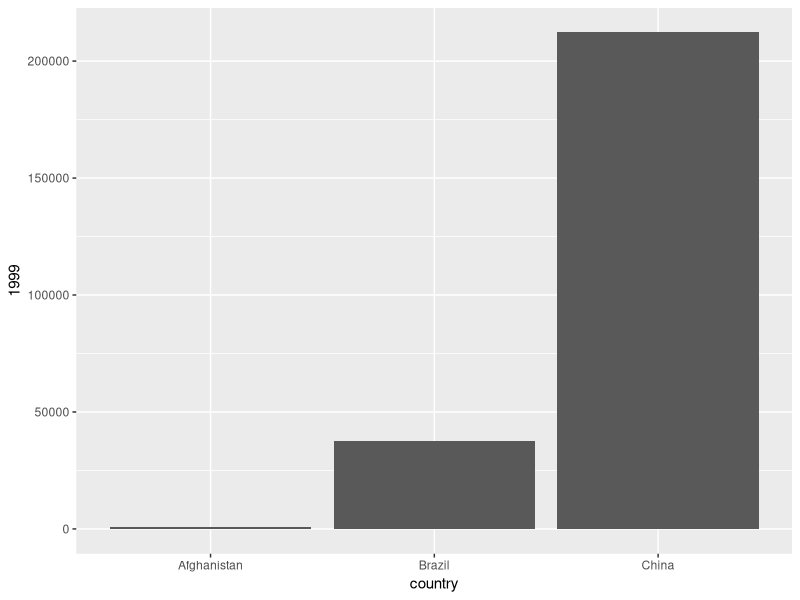
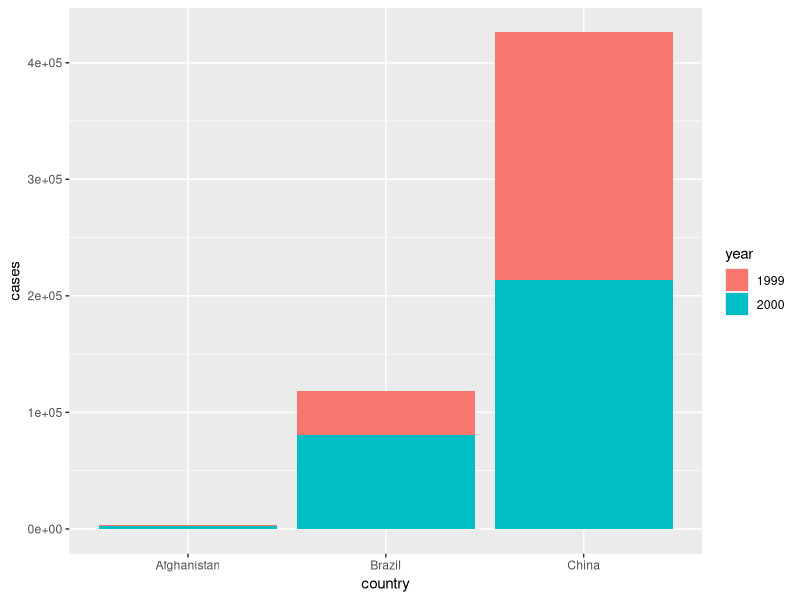
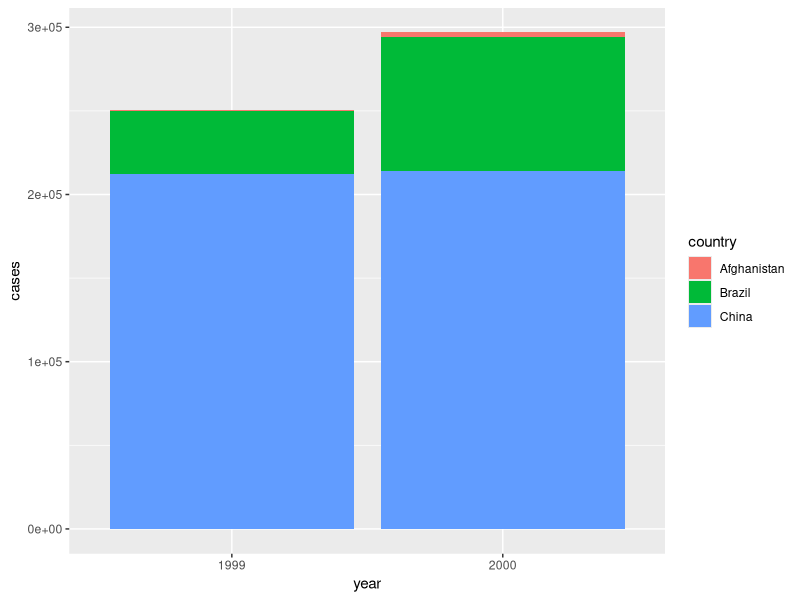
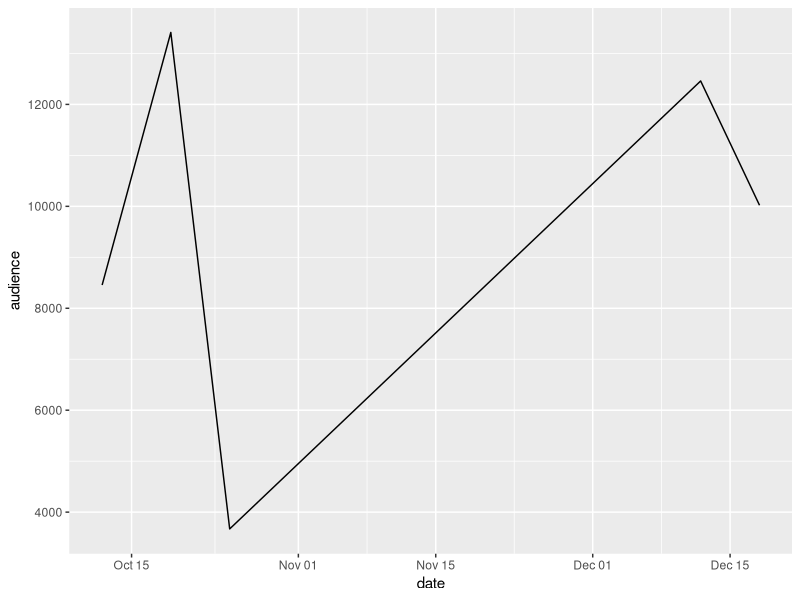

Source code (R) for these figures, in order:
# Day 19
library(tidyverse)
x <- data.frame(id=1:3, name = letters[1:3]); x
y <- data.frame(id=2:4, addr = LETTERS[2:4]); y

### Filtering join
semi_join(x,y)
anti_join(x,y)

##### merge()
merge(x,y)
merge(x,y, all.x = TRUE)
merge(x,y, all.y = TRUE)
merge(x,y, all = TRUE)

# tidyr packages
table4a
ggplot(table4a, aes(country, `1999`)) + geom_col()
table4a %>%
  pivot_longer(c(`1999`, `2000`), names_to = "year", values_to = "cases")
table4a %>%
  pivot_longer(c(`1999`, `2000`), names_to = "year", values_to = "cases") %>%
  ggplot(aes(country, cases, fill=year)) + geom_col()
table4a %>%
  pivot_longer(c(`1999`, `2000`), names_to = "year", values_to = "cases") %>%
  ggplot(aes(year, cases, fill=country)) + geom_col()


na_table4a <- table4a
na_table4a$`2000`[3] <- NA
na_table4a
na_table4a %>%
  pivot_longer(c(`1999`, `2000`), names_to = "year", values_to = "cases")
na_table4a %>%
  pivot_longer(c(`1999`, `2000`), names_to = "year", values_to = "cases", values_drop_na = T)

table4a %>%
  gather(`1999`, `2000`, key = "year", value ="cases")

##### pivot_wider
table2
table2 %>%
  pivot_wider(names_from = type, values_from = count)
table2 %>%
  pivot_wider(names_from = type, values_from = count) %>%
  group_by(country) %>%
  summarise(totol_case = sum(cases), mean_pop = mean(population))
table2 %>%
  pivot_wider(names_from = type, values_from = count) %>% 
  mutate(cases_per_capita = cases / population)

na_long_table4a <- na_table4a %>% 
  pivot_longer(c(`1999`, `2000`), names_to = "year", values_to = "cases", values_drop_na = T)
na_long_table4a
na_long_table4a %>%
  pivot_wider(names_from = year, values_from = cases)
na_long_table4a %>%
  pivot_wider(names_from = year, values_from = cases, values_fill=0)

##### spread()
table2 %>% 
  spread(key = type, value = count)

##### separate()
table3
table3 %>%
  separate(rate, into = c("cases", "population"), sep = "/", convert = TRUE)

##### unite()
table5
table5 %>%
  unite(c(century, year), col ="year", sep = "")

##### parse_datetime()
games = tribble(
  ~date, ~audience,
  "2023/10/12", "8,456",
  "2023/10/19", "13,412",
  "2023/10/25", "3,671",
  "2023/12/12", "12,460",
  "2023/12/18", "10,021"
)
games
games = mutate(games,
               audience = parse_number(audience, locale = locale(grouping_mark = ",")))
games
games = mutate(games,
               date = parse_datetime(date, format = "%Y/%m/%d"))
games
ggplot(games, aes(date, audience)) + geom_line()


# Chapter 10
## R Conditional statement
x <- 4
if(x >= 4) y <- 1 else y <- -1
y
x <- sample(1:6, size = 1)
if(x >= 4) y <- 1 else y <- -1
y
x <- sample(1:6, size = 1);if (x >= 4) {
  y <- 1
  cat("손님이 이겼습니다.\n")
} else {
  y <- -1
  cat("딜러가 이겼습니다.\n")
} ;cat("주사위 눈금:", x, "\n") ;cat("손익:",y, "\n")

n <- 0
x <- sample(1:6, size = 1);
  if (x >= 4) n <- n + 1 ;
  cat("x:", x, ", n:", n ,"\n")

x <- sample(1:6, size=1);
if (x>=5) {
  cat("손님이 이겼습니다.\n")
  y <- 1
} else if ( x >=3 ) {
  cat("무승부입니다.\n")
  y <- 0
} else {
  cat("딜러가 이겼습니다.\n")
  y <- -1
};
cat("주사위 눈금:", x, "\n");
cat("손익:", y, "\n")

